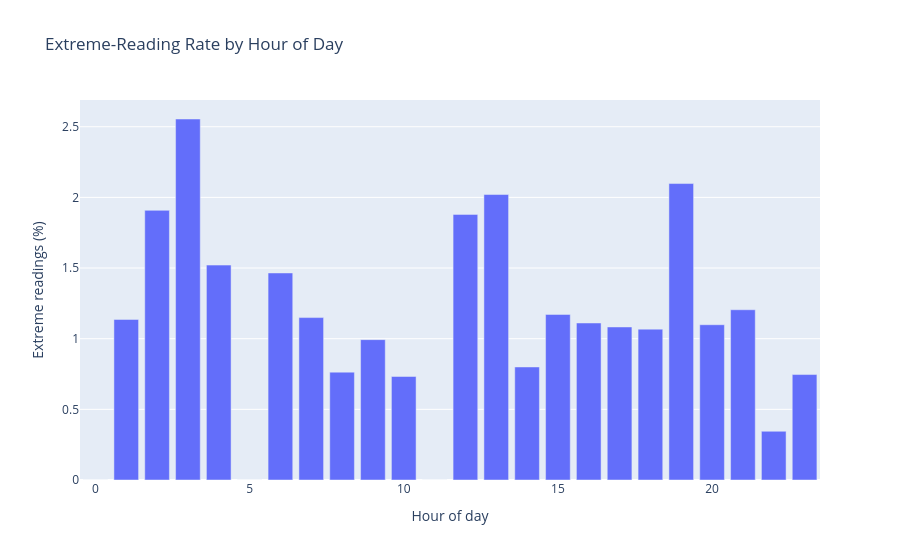

Source (notebook cell):
### Markdown cell above
###  Extreme reading rate by hour

Raw hourly counts describe coverage. Dividing extreme counts by all readings at each hour asks whether the high-value group is concentrated at particular times of day.

### Code cell
hourly_extreme_rate = (
    df.assign(
        hour=df["timestamp"].dt.hour,
        is_extreme=df["temp_c"] > extreme_threshold_c,
    )
    .groupby("hour")
    .agg(
        total_readings=("temp_c", "size"),
        extreme_readings=("is_extreme", "sum"),
    )
)

hourly_extreme_rate["extreme_rate_pct"] = (
    100
    * hourly_extreme_rate["extreme_readings"]
    / hourly_extreme_rate["total_readings"]
)

display(hourly_extreme_rate)

fig = px.bar(
    hourly_extreme_rate.reset_index(),
    x="hour",
    y="extreme_rate_pct",
    title="Extreme-Reading Rate by Hour of Day",
    labels={"hour": "Hour of day", "extreme_rate_pct": "Extreme readings (%)"},
)
fig.show()

### Figure 1 — Plotly figure (JSON) as saved in the notebook; plotly's stock layout.template omitted (floating-point values rounded to 4 significant figures)
{"data": [{"hovertemplate": "Hour of day=%{x}<br>Extreme readings (%)=%{y}<extra></extra>", "legendgroup": "", "marker": {"color": "#636efa", "pattern": {"shape": ""}}, "name": "", "orientation": "v", "showlegend": false, "textposition": "auto", "type": "bar", "x": [0, 1, 2, 3, 4, 5, 6, 7, 8, 9, 10, 11, 12, 13, 14, 15, 16, 17, 18, 19, 20, 21, 22, 23], "xaxis": "x", "y": [0.0, 1.136, 1.908, 2.555, 1.521, 0.0, 1.465, 1.149, 0.7634, 0.9934, 0.7326, 0.0, 1.88, 2.02, 0.8, 1.172, 1.111, 1.083, 1.068, 2.098, 1.099, 1.205, 0.3448, 0.7463], "yaxis": "y"}], "layout": {"barmode": "relative", "legend": {"tracegroupgap": 0}, "title": {"text": "Extreme-Reading Rate by Hour of Day"}, "xaxis": {"anchor": "y", "domain": [0, 1], "title": {"text": "Hour of day"}}, "yaxis": {"anchor": "x", "domain": [0, 1], "title": {"text": "Extreme readings (%)"}}}}
